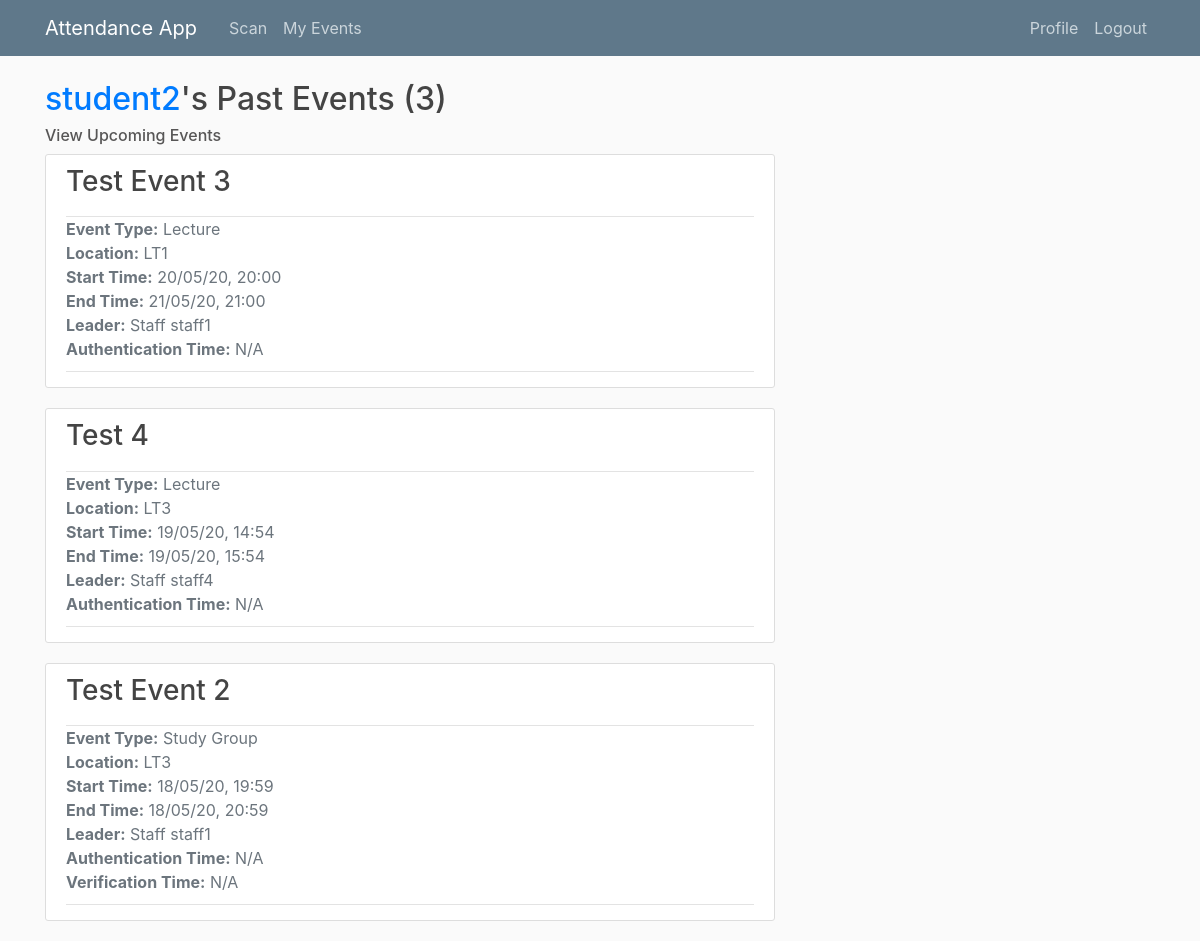
/student2/events/past/ (signed in), run on an earlier commit of the app's database.
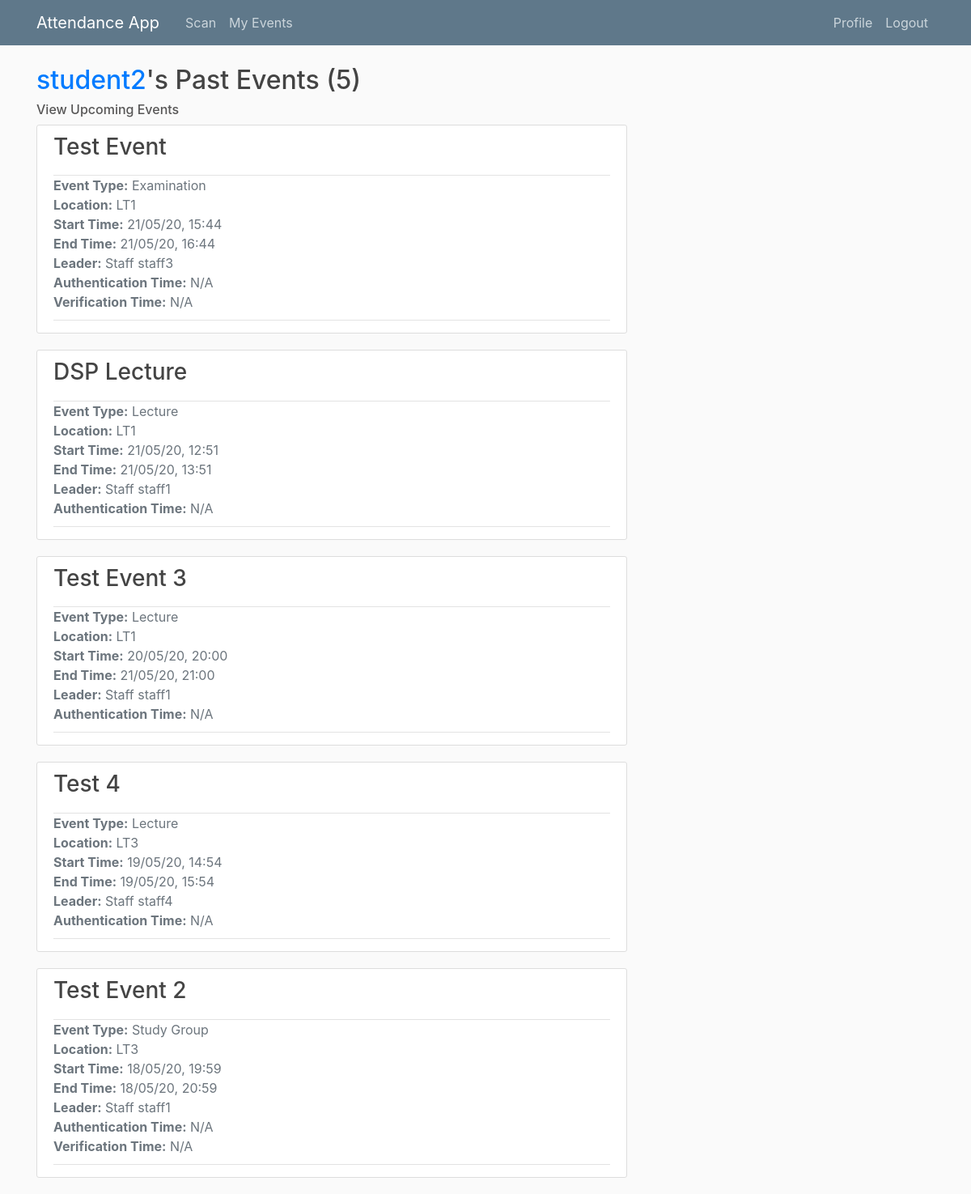
And on a later commit of the database.
### main/models.py (models this page shows, shortened)
class Event(models.Model):
    EVENT_TYPES = (
        ('LE', 'Lecture'),
        ('EX', 'Examination'),
        ('TU', 'Tutorial'),
        ('SG', 'Study Group')
    )
    title = models.CharField(max_length = 100)
    event_type = models.CharField(max_length=2, choices=EVENT_TYPES) # Lecture, tutorial, exam or study group
    start_time = models.DateTimeField(default = timezone.now)
    end_time = models.DateTimeField(default = one_hour_ahead)
    location = models.CharField(max_length = 100, null = True)
    leader = models.ForeignKey(Staff, on_delete=models.CASCADE, related_name = 'staff_leader') # Leader must be a staff member
    attendees = models.ManyToManyField(Student, related_name='student_attendees')
    auth_uuid = models.UUIDField(default=uuid.uuid4, editable = False) # Generates authentication hash
    register_taken = models.BooleanField(default = False)
    def happening_now(self):
        if timezone.now() >= self.start_time and timezone.now() < self.end_time:
            return True
        else:
            return False

### users/models.py (models this page shows)
class Staff(models.Model):
    user = models.OneToOneField(User,  on_delete=models.CASCADE) # Each Staff object maps to one account and vice versa
    def __str__(self):
        return f'Staff {self.user.username}'
    class Meta:
        verbose_name_plural = 'Staff' # otherwise default in admin page would be 'Staffs'

### main/views.py (the view)
# urls.py: path('<str:username>/events/past/', UserPastEventListView.as_view(), name='user-past-events'),
class UserPastEventListView(LoginRequiredMixin, UserPassesTestMixin, ListView):
    model = Event
    template_name = 'main/user_past_events.html'
    context_object_name = 'events'
    paginate_by = 5
    def get_queryset(self):
        user = get_object_or_404(User, username=self.kwargs.get('username')) # Class based view so requires kwargs.get to extract from URL
        return Event.objects.filter(attendees=user.student, end_time__lte=timezone.now()).order_by('-start_time')
    def get_context_data(self, **kwargs):
        context = super().get_context_data(**kwargs)
        user = get_object_or_404(User, username=self.kwargs.get('username')) # Class based view so requires kwargs.get to extract from URL
        context['requested_user'] = user
        return context
    def test_func(self):
        active_user = self.request.user
        if active_user.groups.filter(name="Admin") or active_user.groups.filter(name="Staff"):
            return True
        else:
            return False

### main/templatetags/event_extras.py (called while the page is built)
@register.filter(name='attendance_authenticated')
def attendance_authenticated(event, user):
    from main.models import Attendance
    return Attendance.objects.filter(event=event, student=user.student).exists()

@register.filter(name='attendance_verified')
def attendance_verified(event, user):
    from main.models import Verification
    return Verification.objects.filter(event=event, student=user.student).exists()

### users/templatetags/user_extras.py (called while the page is built)
@register.filter(name='has_group')
def has_group(user, group_name):
    return user.groups.filter(name=group_name).exists()

### main/templates/main/user_past_events.html
{% extends 'main/user_events.html' %}
{% load user_extras %}
{% load event_extras %}
{% block upcoming_or_past %}
    <h2><a href="{% url 'user-profile' view.kwargs.username %}">{{ view.kwargs.username }}</a>'s Past Events ({{ page_obj.paginator.count }})</h2>
    <h6><a class="subtitle" href="{% url 'user-events' view.kwargs.username %}">View Upcoming Events</a></h6>
{% endblock upcoming_or_past %}

### main/templates/main/user_events.html (shortened to what this page needs)
{% extends 'main/events.html' %}
{% load user_extras %}
{% load event_extras %}
{% block auth_info %}
{% if requested_user|has_group:"Students" %}
    <li class="text-muted">
        <b>Authentication Time:</b>
        {% if event|attendance_authenticated:requested_user %}
            {{ event|auth_time:requested_user|date:"d/m/y, H:i" }}
        {% else %}
            N/A
        {% endif %}
    </li>
    <li class="text-muted">
    {% if event.event_type != "LE" %}
        <b>Verification Time:</b>
        {% if event|attendance_verified:requested_user %}
            {{ event|verification_time:requested_user|date:"d/m/y, H:i" }}
        {% else %}
            N/A
        {% endif %}
    {% endif %}
    </li>
{% endif %}
{% endblock auth_info %}

### main/templates/main/events.html (shortened to what this page needs)
{% extends 'main/base.html' %}
{% load user_extras %}
{% load event_extras %}
{% block content %}
    {% block upcoming_or_past %}{% endblock upcoming_or_past %}
    {% for event in events %}
        <article class="media content-section">
            <div class="media-body">
                <div class="article-header">
                    <h3><a class="article-title" href="{% url 'event-detail' event.id %}">{{ event.title }}</a></h3>
                </div>
                <div class="article-metadata">
                    <ul class="list-unstyled">
                        <li class="text-secondary"><b>Event Type:</b> {{ event.get_event_type_display }}</li>
                        <li class="text-muted"><b>Location:</b> {{ event.location }}</li>
                        <li class="text-muted"><b>Start Time:</b> {{ event.start_time|date:"d/m/y, H:i" }}</li>
                        <li class="text-muted"><b>End Time:</b> {{ event.end_time|date:"d/m/y, H:i" }}</li>
                        <li class="text-muted"><b>Leader:</b> {{ event.leader }}</li>
                        {% block auth_info %}{% endblock auth_info %}
                    </ul>
                </div>
            </div>
        </article>
    {% endfor %}
{% endblock content %}

What changed in the data, as far as the page shows it:
added Event: title "Test Event", event_type "Examination", location "LT1", start_time "21/05/20, 15:44", end_time "21/05/20, 16:44", leader "Staff staff3", shows "N/A", shows "Verification Time:"
added Event: title "DSP Lecture", event_type "Lecture", location "LT1", start_time "21/05/20, 12:51", end_time "21/05/20, 13:51", leader "Staff staff1", shows "N/A"
Also different on the page:
{{ page_obj.paginator.count }}: "3" → "5"
